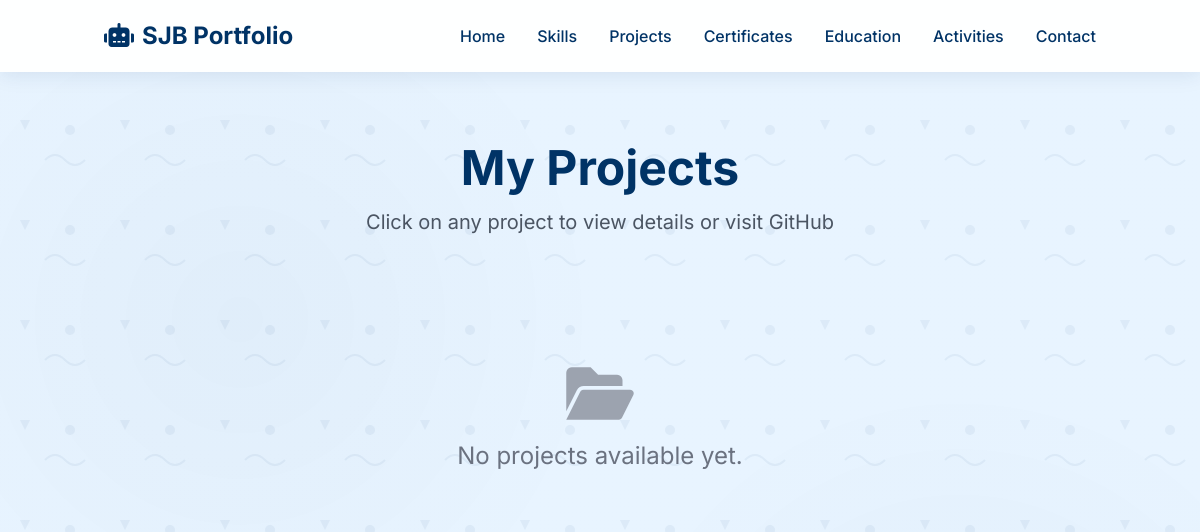
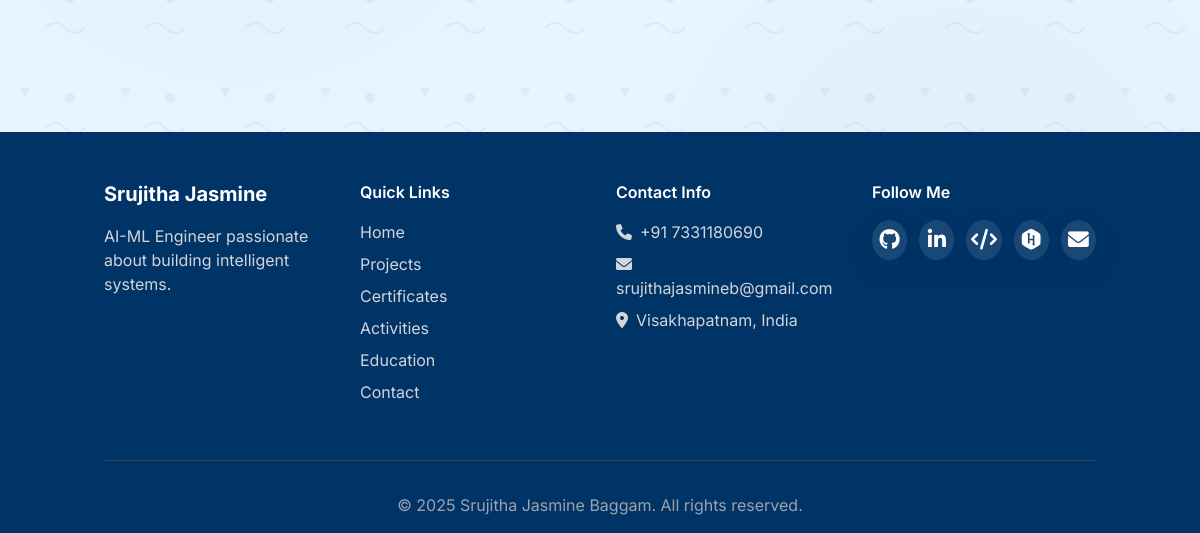
The page /projects/ on the database as committed earlier (2 pictures, top to bottom).
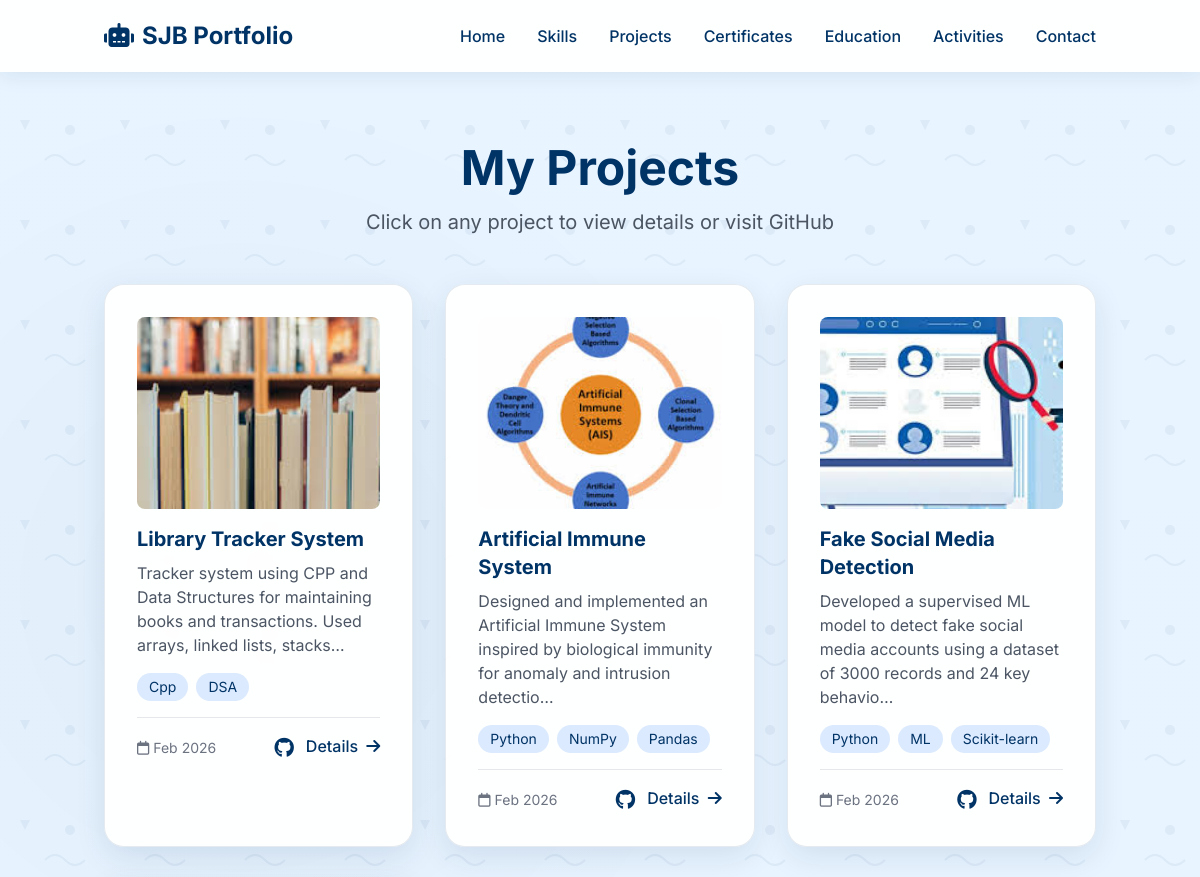
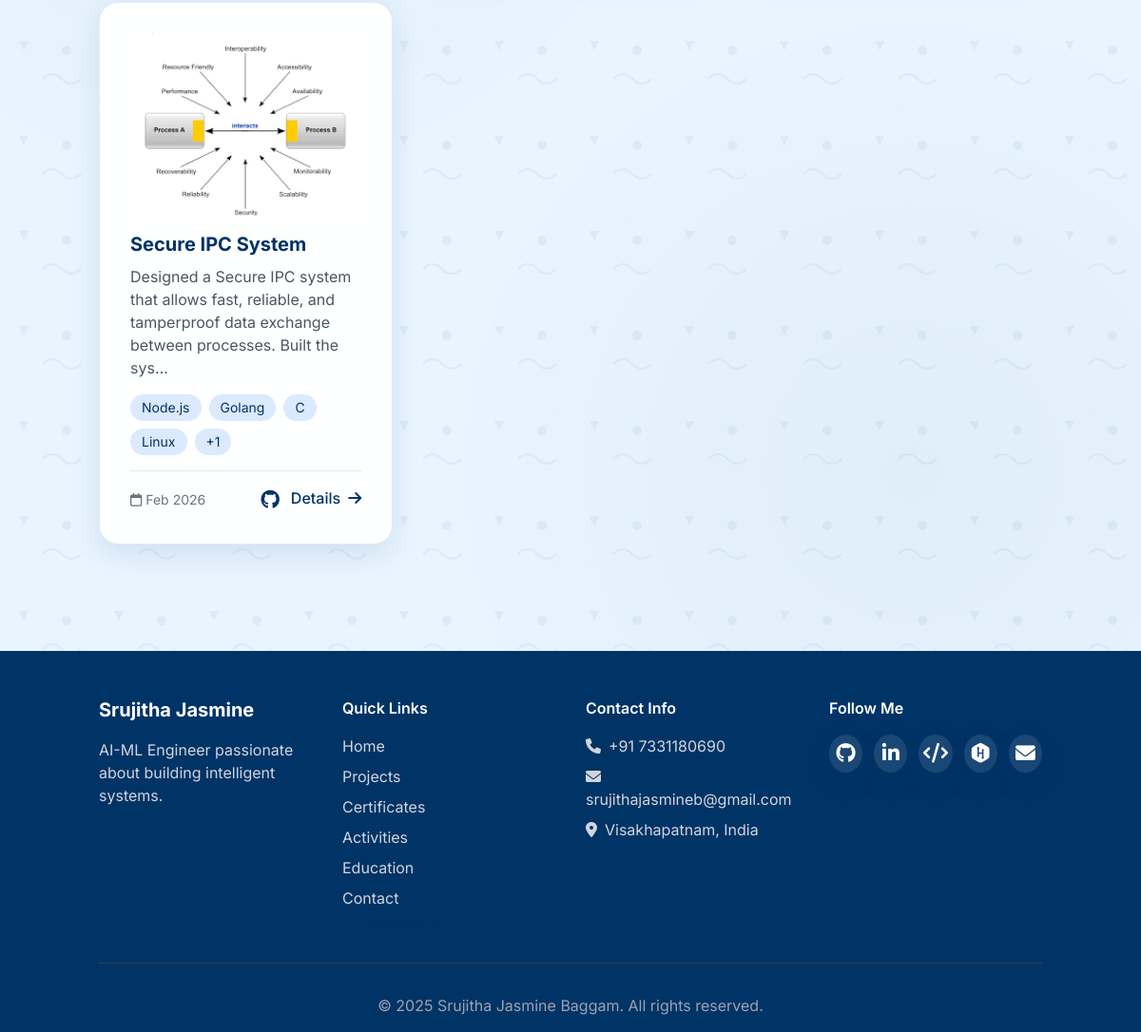
The same page on the database as committed later (2 pictures, top to bottom).
### projects_app/models.py (models this page shows, shortened)
class Project(models.Model):
    title = models.CharField(max_length=200)
    slug = models.SlugField(unique=True, blank=True)
    description = models.TextField()
    tech_stack = models.CharField(max_length=500, help_text="Comma separated technologies")
    github_link = models.URLField(blank=True, null=True)
    live_demo_link = models.URLField(blank=True, null=True)
    created_date = models.DateTimeField(auto_now_add=True)
    updated_date = models.DateTimeField(auto_now=True)
    image = models.ImageField(upload_to='projects/', blank=True, null=True)
    class Meta:
        ordering = ['-created_date']
    def get_tech_list(self):
        return [tech.strip() for tech in self.tech_stack.split(',')]

### projects_app/views.py (the view)
# urls.py: path('', views.project_list, name='project_list'),
def project_list(request):
    projects = Project.objects.all()
    return render(request, 'projects.html', {'projects': projects})

### templates/projects.html (shortened to what this page needs)
{% extends 'base.html' %}
{% load static %}
{% block content %}
<div class="container mx-auto px-4 py-12">
    <h1 class="text-4xl md:text-5xl font-bold text-center text-[#003366] mb-4">My Projects</h1>
    <p class="text-xl text-center text-gray-600 mb-12">Click on any project to view details or visit GitHub</p>
    <div class="grid md:grid-cols-2 lg:grid-cols-3 gap-8">
        {% for project in projects %}
        <div class="card group">
            <div class="relative overflow-hidden rounded-lg mb-4 h-48">
                {% if project.image %}
                    <img src="{{ project.image.url }}" alt="{{ project.title }}" class="w-full h-full object-cover group-hover:scale-110 transition duration-500">
                {% else %}
                    <img src="https://images.unsplash.com/photo-1555066931-4365d14bab8c?ixlib=rb-1.2.1&auto=format&fit=crop&w=800&q=80"
                         alt="{{ project.title }}" class="w-full h-full object-cover group-hover:scale-110 transition duration-500">
                {% endif %}
                <div class="absolute inset-0 bg-[#003366] bg-opacity-0 group-hover:bg-opacity-90 transition-all duration-300 flex items-center justify-center gap-4">
                </div>
            </div>
            <h3 class="text-xl font-bold text-[#003366] mb-2">{{ project.title }}</h3>
            <p class="text-gray-600 mb-4">{{ project.description|truncatechars:120 }}</p>
            <div class="flex flex-wrap gap-2 mb-4">
                {% for tech in project.get_tech_list|slice:":4" %}
                    <span class="px-3 py-1 bg-blue-100 text-[#003366] text-sm rounded-full">{{ tech }}</span>
                {% endfor %}
                {% if project.get_tech_list|length > 4 %}
                    <span class="px-3 py-1 bg-blue-100 text-[#003366] text-sm rounded-full">+{{ project.get_tech_list|length|add:"-4" }}</span>
                {% endif %}
            </div>
            <div class="flex justify-between items-center pt-4 border-t border-gray-200">
                <span class="text-sm text-gray-500">
                    <i class="far fa-calendar mr-1"></i>{{ project.created_date|date:"M Y" }}
                </span>
                <div class="flex gap-3">
                    {% if project.github_link %}
                    <a href="{{ project.github_link }}" target="_blank" class="text-[#003366] hover:text-blue-600" title="GitHub Repository">
                        <i class="fab fa-github text-xl"></i>
                    </a>
                    {% endif %}
                    <a href="{% url 'projects:project_detail' slug=project.slug %}" class="text-[#003366] hover:text-blue-600 font-medium">
                        Details <i class="fas fa-arrow-right ml-1"></i>
                    </a>
                </div>
            </div>
        </div>
        {% empty %}
        <div class="col-span-3 text-center py-20">
            <i class="fas fa-folder-open text-6xl text-gray-400 mb-4"></i>
            <p class="text-2xl text-gray-500">No projects available yet.</p>
        </div>
        {% endfor %}
    </div>
</div>
{% endblock %}

Rows that differ between the two databases and show on the page:
added Project: image (picture), title "Library Tracker System", description "Tracker system using CPP and Data Structures for maintaining books and transactions. Used arrays, linked lists, stacks…", get_tech_list "Cpp" "DSA", created_date "Feb 2026"
added Project: image (picture), title "Artificial Immune System", description "Designed and implemented an Artificial Immune System inspired by biological immunity for anomaly and intrusion detectio…", get_tech_list "Python" "NumPy" "Pandas", created_date "Feb 2026"
added Project: image (picture), title "Fake Social Media Detection", description "Developed a supervised ML model to detect fake social media accounts using a dataset of 3000 records and 24 key behavio…", get_tech_list "Python" "ML" "Scikit-learn", created_date "Feb 2026"
added Project: image (picture), title "Secure IPC System", description "Designed a Secure IPC system that allows fast, reliable, and tamperproof data exchange between processes. Built the sys…", get_tech_list "Node.js" "Golang" "C" "Linux", get_tech_list|length "1", created_date "Feb 2026"
Other text that changed with them:
text no longer shown: "No projects available yet."
